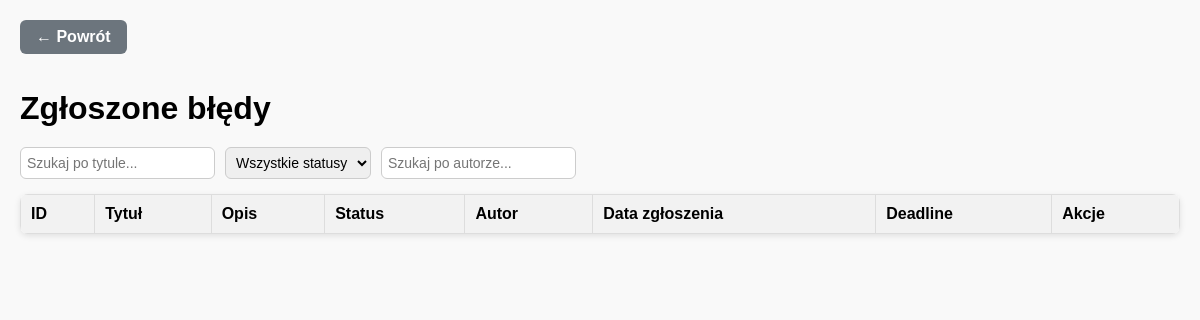
Page /admin_bugs (signed in) on the earlier database version.
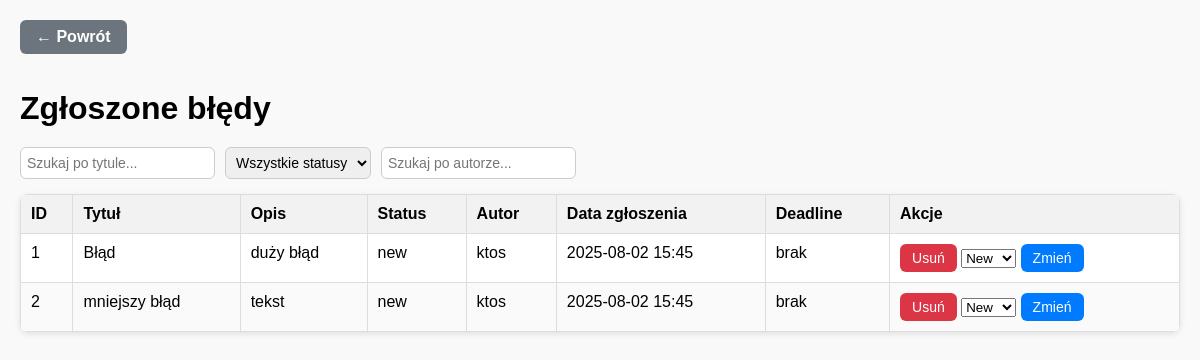
Same page on the later database version.
### app/models.py (models this page shows, shortened)
class Bug(db.Model):
    id = db.Column(db.Integer, primary_key=True)
    title = db.Column(db.String(140), nullable=False)
    description = db.Column(db.Text, nullable=False)
    data_created = db.Column(db.DateTime, default=datetime.utcnow)
    status = db.Column(db.String(20), default="new")
    deadline = db.Column(db.DateTime)
    author_id = db.Column(db.Integer, db.ForeignKey('user.id'), nullable=False)

class User(db.Model, UserMixin):
    id = db.Column(db.Integer, primary_key=True)
    username = db.Column(db.String(64), unique=True, nullable=False)
    email = db.Column(db.String(120), unique=True, nullable=False)
    password_hash = db.Column(db.String(128), nullable=False)
    bugs = db.relationship('Bug', backref='author', lazy=True)
    is_admin = db.Column(db.Boolean, default=False)

### app/routes.py (the view)
@main.route('/admin_bugs')
@login_required
def admin_bugs():
    if not current_user.is_admin:
        abort(403)
    bugs = Bug.query.all()
    return render_template('reports.html', bugs=bugs)

### app/__init__.py (called while the page is built)
def create_app():
    app = Flask(__name__)
    app.config['SECRET_KEY'] = 'twoj-sekretny-klucz'
    basedir = os.path.abspath(os.path.dirname(__file__))
    app.config['SQLALCHEMY_DATABASE_URI'] = 'sqlite:///' + os.path.join(basedir, '..', 'bugtracker.db')
    app.config['SQLALCHEMY_TRACK_MODIFICATIONS'] = False
    db.init_app(app)
    migrate.init_app(app, db)
    login_manager.init_app(app)
    from .models import User
    @login_manager.user_loader
    def load_user(user_id):
        return User.query.get(int(user_id))
    app.register_blueprint(main)
    return app

### app/templates/reports.html (shortened to what this page needs)
<!DOCTYPE html>
<html lang="pl">
<head>
</head>
<body>
    <a href="{{ url_for('main.index') }}" class="back-button">← Powrót</a>
    <h1>Zgłoszone błędy</h1>
    <div class="filters">
        <input type="text" id="filterTitle" placeholder="Szukaj po tytule..." onkeyup="filterTable()">
        <select id="filterStatus" onchange="filterTable()">
            <option value="">Wszystkie statusy</option>
        </select>
        <input type="text" id="filterAuthor" placeholder="Szukaj po autorze..." onkeyup="filterTable()">
    </div>
    <table>
        <thead>
            <tr>
                <th>ID</th>
                <th>Tytuł</th>
                <th>Opis</th>
                <th>Status</th>
                <th>Autor</th>
                <th>Data zgłoszenia</th>
                <th>Deadline</th>
                <th>Akcje</th>
            </tr>
        </thead>
        <tbody>
            {% for bug in bugs %}
            <tr>
                <td>{{ bug.id }}</td>
                <td>{{ bug.title }}</td>
                <td>
                    {% set short_desc = bug.description[:100] %}
                    {{ short_desc }}
                </td>
                <td>{{ bug.status }}</td>
                <td>{{ bug.author.username }}</td>
                <td>{{ bug.data_created.strftime('%Y-%m-%d %H:%M') }}</td>
                <td>
                    {% if bug.deadline %}
                        {{ bug.deadline.strftime('%Y-%m-%d') }}
                    {% else %}
                        brak
                    {% endif %}
                </td>
                <td>
                    <form action="{{ url_for('main.delete_bug') }}" method="post" style="display:inline;">
                        <button type="submit" class="btn btn-danger" onclick="return confirm('Na pewno usunąć?')">Usuń</button>
                    </form>
                    <form action="{{ url_for('main.zmien_status') }}" method="post" style="display:inline;">
                        <select name="status">
                            <option value="new" {% if bug.status == 'new' %}selected{% endif %}>New</option>
                        </select>
                        <button type="submit" class="btn btn-primary">Zmień</button>
                    </form>
                </td>
            </tr>
            {% endfor %}
        </tbody>
    </table>
</body>
</html>

### app/templates/reports.html (style rules this page uses)
body { font-family: Arial, sans-serif; margin: 20px; background-color: #f9f9f9; }
h1 { margin-bottom: 20px; }
.filters { margin-bottom: 15px; display: flex; gap: 10px; flex-wrap: wrap; }
.filters input, .filters select { padding: 6px; border: 1px solid #ccc; border-radius: 6px; font-size: 14px; }
table { border-collapse: collapse; width: 100%; background: white; border-radius: 8px; overflow: hidden; box-shadow: 0 2px 6px rgba(0,0,0,0.1); }
th, td { border: 1px solid #ddd; padding: 10px; }
th { background-color: #f2f2f2; text-align: left; }
tr:nth-child(even) { background-color: #fafafa; }
td { vertical-align: top; word-wrap: break-word; white-space: normal; }
td:nth-child(3) { max-width: 400px; }
.btn { display: inline-block; padding: 6px 12px; border-radius: 6px; border: none; font-size: 14px; cursor: pointer; transition: background 0.3s ease; }
.btn-danger { background-color: #dc3545; color: white; }
.btn-primary { background-color: #007bff; color: white; }
.back-button { display: inline-block; margin-bottom: 15px; background-color: #6c757d; color: white; padding: 8px 16px; border-radius: 6px; text-decoration: none; font-weight: bold; transition: background-color 0.3s ease; }

Differences in the rows shown:
added Bug: id "1", title "Błąd", description "duży błąd", status "new", author.username "ktos", data_created "2025-08-02 15:45", shows "brak", status "New"
added Bug: id "2", title "mniejszy błąd", description "tekst", status "new", author.username "ktos", data_created "2025-08-02 15:45", shows "brak", status "New"
